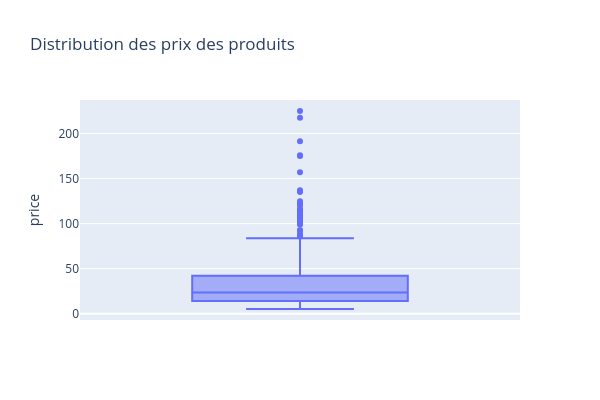

Source (notebook cell):
### Markdown cell above
<div style="border: 1px solid RGB(51,165,182);" >
<h3 style="margin: auto; padding: 20px; color: RGB(51,165,182); ">Etape 4.1 - Exploration par la visualisation de données</h3>
</div>

### Code cell
#Autre méthode avec plotly express
fig = px.box(df_merge, y="price", title="Distribution des prix des produits", width=600, height=400)
fig.show()

### Figure 1 — Plotly figure (JSON) as saved in the notebook; plotly's stock layout.template omitted (floating-point values rounded to 4 significant figures; data arrays with more than 128 entries replaced by an {"elided": "..."} marker saying what was removed)
{"data": [{"alignmentgroup": "True", "hovertemplate": "price=%{y}<extra></extra>", "legendgroup": "", "marker": {"color": "#636efa"}, "name": "", "notched": false, "offsetgroup": "", "orientation": "v", "showlegend": false, "type": "box", "x0": " ", "xaxis": "x", "y": {"elided": "712 float values"}, "y0": " ", "yaxis": "y"}], "layout": {"boxmode": "group", "height": 400, "legend": {"tracegroupgap": 0}, "title": {"text": "Distribution des prix des produits"}, "width": 600, "xaxis": {"anchor": "y", "domain": [0, 1]}, "yaxis": {"anchor": "x", "domain": [0, 1], "title": {"text": "price"}}}}
